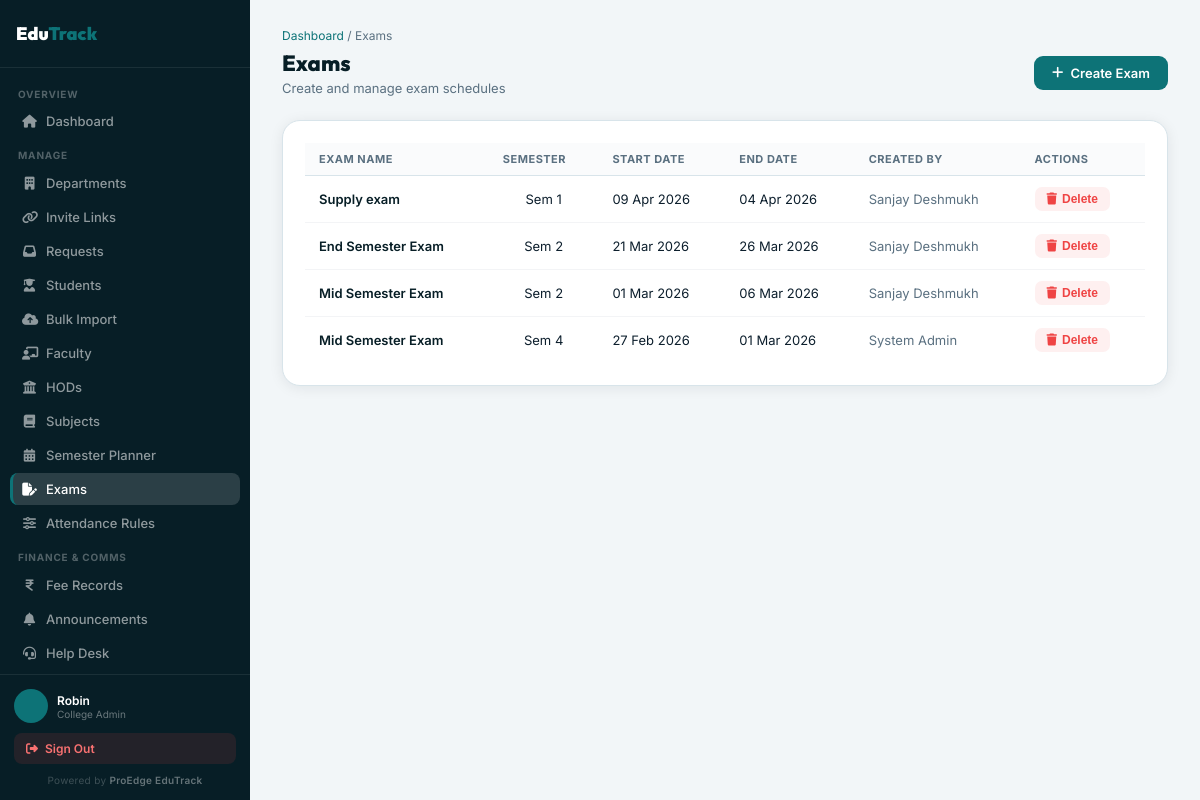
Page /dashboard/admin/exams/ (signed in) on the committed database.
### students/models.py (models this page shows, shortened)
class Exam(models.Model):
    college = models.ForeignKey(College, on_delete=models.CASCADE, null=True, blank=True, related_name='exams')
    name = models.CharField(max_length=100)
    semester = models.IntegerField()
    start_date = models.DateField()
    end_date = models.DateField()
    created_by = models.ForeignKey(User, on_delete=models.CASCADE)

### students/views/_legacy.py (the view)
# urls.py: path('dashboard/admin/exams/', views.admin_exams, name='admin_exams'),
@login_required
def admin_exams(request):
    if not _admin_guard(request):
        return redirect('dashboard')
    college = _get_admin_college(request)
    exams = _scope_exams(request).order_by('-start_date')
    return render(request, 'admin_panel/exams.html', {
        'exams': exams,
        'college': college,
        'branding': _get_college_branding(college),
    })

### students/context_processors.py (called while the page is built, shortened)
def college_branding(request):
    if not request.user.is_authenticated or request.user.is_superuser:
        return {}

### students/views/_legacy.py (called while the page is built)
def _get_college_branding(college):
    if not college:
        return None
    branding, _ = CollegeBranding.objects.get_or_create(college=college)
    return branding

def _get_admin_college(request):
    if request.user.is_superuser:
        return None
    role = _get_user_role(request.user)
    if not role or role.role != 1:
        return None
    return role.college or _default_college()

def _scope_exams(request, queryset=None):
    queryset = queryset or Exam.objects.all()
    college = _get_admin_college(request)
    if request.user.is_superuser or college is None:
        return queryset
    return queryset.filter(Q(college=college) | Q(college__isnull=True))

def _admin_guard(request):
    if request.user.is_superuser:
        return True
    try:
        return request.user.userrole.role == 1
    except UserRole.DoesNotExist:
        return False

### templates/admin_panel/exams.html (shortened to what this page needs)
{% extends 'admin_panel/base_admin.html' %}
{% block nav_exams %}on{% endblock %}
{% block breadcrumb %} / Exams{% endblock %}
{% block page_title %}Exams{% endblock %}
{% block page_sub %}Create and manage exam schedules{% endblock %}
{% block page_action %}
  <a href="{% url 'admin_exam_add' %}" class="btn-add"><i class="fas fa-plus"></i> Create Exam</a>
{% endblock %}
{% block content %}
{% if exams %}
<div class="ap-card">
  <table class="ap-table">
    <thead>
      <tr><th>Exam Name</th><th>Semester</th><th>Start Date</th><th>End Date</th><th>Created By</th><th>Actions</th></tr>
    </thead>
    <tbody>
      {% for e in exams %}
      <tr>
        <td style="font-weight:600;color:var(--deep)">{{ e.name }}</td>
        <td style="text-align:center">Sem {{ e.semester }}</td>
        <td>{{ e.start_date|date:"d M Y" }}</td>
        <td>{{ e.end_date|date:"d M Y" }}</td>
        <td style="color:var(--muted)">{{ e.created_by.get_full_name|default:e.created_by.username }}</td>
        <td>
          <button class="btn-del" onclick="confirmDelete('{% url 'admin_exam_delete' e.pk %}','Delete exam {{ e.name }}?')">
            <i class="fas fa-trash"></i> Delete
          </button>
        </td>
      </tr>
      {% endfor %}
    </tbody>
  </table>
</div>
{% else %}
<div class="empty-state"><i class="fas fa-file-pen"></i><p>No exams created yet. <a href="{% url 'admin_exam_add' %}" style="color:var(--teal)">Create one</a>.</p></div>
{% endif %}
{% endblock %}

### templates/admin_panel/base_admin.html (shortened to what this page needs)
{% extends 'base.html' %}
{% load static %}
{% block body %}
<div style="display:flex;min-height:100vh">
  <aside class="adm-sidebar" id="adm-sidebar">
    <div style="padding:14px 16px;border-bottom:1px solid rgba(255,255,255,.08);display:flex;align-items:center;gap:10px;min-height:68px">
      {% if college and college.logo %}
        <img src="{{ college.logo.url }}" style="height:48px;width:auto;max-width:160px;object-fit:contain;flex-shrink:0"/>
      {% else %}
        <div style="font-family:'Outfit',sans-serif;font-size:18px;font-weight:900;color:#fff">Edu<span style="color:var(--teal)">Track</span></div>
      {% endif %}
    </div>
    <div style="padding:10px 10px;flex:1;overflow-y:auto">
      {% block base_nav_links %}
      <div style="font-size:10px;font-weight:700;color:rgba(255,255,255,.3);text-transform:uppercase;letter-spacing:.8px;padding:0 8px;margin:10px 0 5px">Overview</div>
      <a href="{% url 'admin_dashboard' %}" class="sb-link {% block nav_dashboard %}{% endblock %}"><i class="fas fa-home"></i> Dashboard</a>
      <div style="font-size:10px;font-weight:700;color:rgba(255,255,255,.3);text-transform:uppercase;letter-spacing:.8px;padding:0 8px;margin:12px 0 6px">Manage</div>
      <a href="{% url 'admin_departments' %}" class="sb-link {% block nav_dept %}{% endblock %}"><i class="fas fa-building"></i> Departments</a>
      <a href="{% url 'admin_registration_invites' %}" class="sb-link {% block nav_invites %}{% endblock %}"><i class="fas fa-link"></i> Invite Links</a>
      <a href="{% url 'admin_registration_requests' %}" class="sb-link {% block nav_requests %}{% endblock %}"><i class="fas fa-inbox"></i> Requests</a>
      <a href="{% url 'admin_students' %}" class="sb-link {% block nav_students %}{% endblock %}"><i class="fas fa-user-graduate"></i> Students</a>
      <a href="{% url 'admin_bulk_import' %}" class="sb-link {% block nav_import %}{% endblock %}"><i class="fas fa-cloud-upload-alt"></i> Bulk Import</a>
      <a href="{% url 'admin_faculty_list' %}" class="sb-link {% block nav_faculty %}{% endblock %}"><i class="fas fa-chalkboard-teacher"></i> Faculty</a>
      <a href="{% url 'admin_hods' %}" class="sb-link {% block nav_hods %}{% endblock %}"><i class="fas fa-building-columns"></i> HODs</a>
      <a href="{% url 'admin_subjects' %}" class="sb-link {% block nav_subjects %}{% endblock %}"><i class="fas fa-book"></i> Subjects</a>
      <a href="{% url 'admin_academic_planner' %}" class="sb-link {% block nav_planner %}{% endblock %}"><i class="fas fa-calendar-days"></i> Semester Planner</a>
      <a href="{% url 'admin_exams' %}" class="sb-link {% block nav_exams %}{% endblock %}"><i class="fas fa-file-pen"></i> Exams</a>
      <a href="{% url 'admin_attendance_rules' %}" class="sb-link {% block nav_att_rules %}{% endblock %}"><i class="fas fa-sliders"></i> Attendance Rules</a>
      <div style="font-size:10px;font-weight:700;color:rgba(255,255,255,.3);text-transform:uppercase;letter-spacing:.8px;padding:0 8px;margin:12px 0 6px">Finance & Comms</div>
      <a href="{% url 'admin_fees' %}" class="sb-link {% block nav_fees %}{% endblock %}"><i class="fas fa-indian-rupee-sign"></i> Fee Records</a>
      <a href="{% url 'admin_announcements' %}" class="sb-link {% block nav_ann %}{% endblock %}"><i class="fas fa-bell"></i> Announcements</a>
      <a href="{% url 'admin_helpdesk' %}" class="sb-link {% block nav_helpdesk %}{% endblock %}"><i class="fas fa-headset"></i> Help Desk</a>
      {% endblock %}
    </div>
    <div style="padding:14px;border-top:1px solid rgba(255,255,255,.08)">
      <div style="display:flex;align-items:center;gap:9px;margin-bottom:10px">
        <div style="width:34px;height:34px;border-radius:50%;background:var(--teal);display:flex;align-items:center;justify-content:center;font-size:13px;font-weight:700;color:#fff;flex-shrink:0">
        </div>
        <div>
          <div style="font-size:12px;font-weight:600;color:#fff">{{ request.user.get_full_name|default:request.user.username }}</div>
          <div style="font-size:10px;color:rgba(255,255,255,.4)">{% block sidebar_role_label %}College Admin{% endblock %}</div>
        </div>
      </div>
      <a href="{% url 'logout' %}" style="display:flex;align-items:center;gap:7px;padding:8px 12px;border-radius:8px;background:rgba(239,68,68,.12);color:#f87171;font-size:12px;font-weight:600;text-decoration:none"
         onmouseover="this.style.background='rgba(239,68,68,.2)'" onmouseout="this.style.background='rgba(239,68,68,.12)'">
        <i class="fas fa-sign-out-alt"></i> Sign Out
      </a>
      <div style="margin-top:10px;font-size:10px;color:rgba(255,255,255,.22);text-align:center;letter-spacing:.3px">Powered by <span style="color:rgba(255,255,255,.38);font-weight:600">ProEdge EduTrack</span></div>
    </div>
  </aside>
  <main style="flex:1;padding:28px 32px;overflow-y:auto;min-width:0;background:var(--bg)">
    <div style="margin-bottom:24px">
      <div style="font-size:12px;color:var(--muted);margin-bottom:6px">
        <a href="{% url 'admin_dashboard' %}" style="color:var(--teal);text-decoration:none">Dashboard</a>
        {% block breadcrumb %}{% endblock %}
      </div>
      <div style="display:flex;align-items:center;justify-content:space-between;flex-wrap:wrap;gap:12px">
        <div>
          <h1 style="font-family:'Outfit',sans-serif;font-size:22px;font-weight:800;color:var(--deep);margin-bottom:3px">{% block page_title %}{% endblock %}</h1>
          <p style="font-size:13px;color:var(--muted)">{% block page_sub %}{% endblock %}</p>
        </div>
        {% block page_action %}{% endblock %}
      </div>
    </div>
    {% block content %}{% endblock %}
  </main>
</div>
{% endblock %}

### templates/base.html (style rules this page uses)
*,*::before,*::after { margin:0;padding:0;box-sizing:border-box }
:root { --teal:#0d7377;--teal-lt:#14a085;--teal-dk:#095c60; --gold:#e6a817;--gold-lt:#f5c842; --deep:#071e26;--deep2:#0b2d38; --bg:#f2f6f8;--surface:#fff;--surface2:#e8f0f3; --border:#d8e4ea;--text:#0d1f2d;--muted:#5a7080; --green:#10b981;--red:#ef4444;--warning:#f59e0b; --sh:0 2px 14px rgba(7,30,38,.08); --sh-md:0 6px 28px rgba(7,30,38,.12); --r:10px;--r-lg:18px; }
html { scroll-behavior:smooth }
body { font-family:'Inter',sans-serif;background:var(--bg);color:var(--text);min-height:100vh }
a { text-decoration:none }

### templates/admin_panel/base_admin.html (style rules this page uses)
.adm-sidebar { width:250px;background:var(--deep);flex-shrink:0;position:sticky;top:0;height:100vh;overflow-y:auto;display:flex;flex-direction:column;transition:transform .3s ease }
.sb-link { display:flex;align-items:center;gap:9px;padding:8px 12px;border-radius:8px;color:rgba(255,255,255,.55);font-size:13px;font-weight:500;text-decoration:none;transition:all .2s;margin-bottom:2px }
.sb-link.on,.sb-link.active { background:rgba(255,255,255,.15);color:#fff;border-left:3px solid var(--teal);padding-left:9px }
.sb-link i { width:15px;text-align:center;font-size:13px;flex-shrink:0 }
.ap-card { background:#fff;border:1px solid var(--border);border-radius:var(--r-lg);box-shadow:var(--sh);padding:22px }
.ap-table { width:100%;border-collapse:collapse;font-size:13px }
.ap-table th { text-align:left;padding:9px 14px;font-size:11px;font-weight:700;text-transform:uppercase;letter-spacing:.5px;color:var(--muted);border-bottom:1px solid var(--border);background:#fafbfc }
.ap-table td { padding:11px 14px;border-bottom:1px solid #f3f4f6;color:var(--text);vertical-align:middle }
.ap-table tr:last-child td { border-bottom:none }
.btn-add { display:inline-flex;align-items:center;gap:7px;padding:9px 18px;border-radius:9px;background:var(--teal);color:#fff;font-size:13px;font-weight:600;text-decoration:none;transition:all .2s;border:none;cursor:pointer }
.btn-del { display:inline-flex;align-items:center;gap:5px;padding:5px 12px;border-radius:7px;background:rgba(239,68,68,.08);color:#ef4444;font-size:12px;font-weight:600;border:none;cursor:pointer;transition:all .2s }

### rows in the picture
Exam: name "Supply exam", semester "1", start_date "09 Apr 2026", end_date "04 Apr 2026", created_by.get_full_name "Sanjay Deshmukh"
Exam: name "End Semester Exam", semester "2", start_date "21 Mar 2026", end_date "26 Mar 2026", created_by.get_full_name "Sanjay Deshmukh"
Exam: name "Mid Semester Exam", semester "2", start_date "01 Mar 2026", end_date "06 Mar 2026", created_by.get_full_name "Sanjay Deshmukh"
Exam: name "Mid Semester Exam", semester "4", start_date "27 Feb 2026", end_date "01 Mar 2026", created_by.get_full_name "System Admin"

### other values in the picture
{{ request.user.get_full_name|default:request.user.username }} "Robin"
